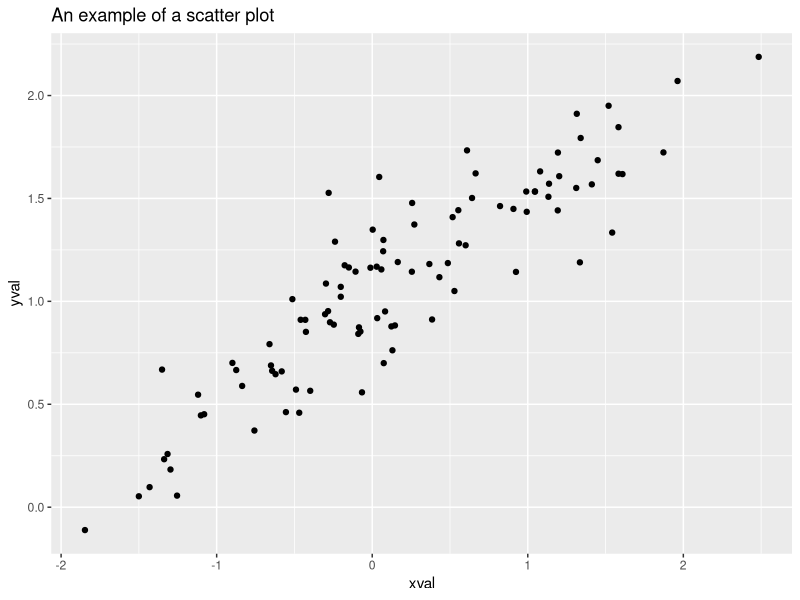

This figure's R source:
## ---- chunk 1
knitr::opts_chunk$set(echo = TRUE)
library(tidyverse)
## ---- chunk 2
dat <- tibble(xval=rnorm(100),yval=1+0.5*xval+0.2*rnorm(100))
ggplot(data=dat, mapping=aes(x=xval,y=yval)) +
    geom_point() + ggtitle("An example of a scatter plot")
